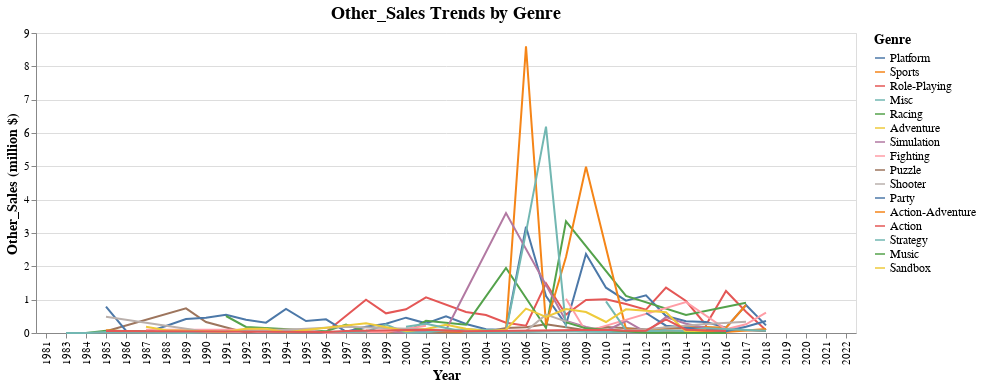

Write notebook code for a chart like this one.
### Code cell
orderr = Nintendo_df.groupby(['Genre'])['Other_Sales'].sum().sort_values(ascending=False).to_frame().index.tolist()

line = alt.Chart(Nintendo_df, title="Other_Sales Trends by Genre").transform_aggregate(
    Other_Sales='sum(Other_Sales)',
    groupby=['Year','Genre']
).mark_line().encode(
    x = alt.X('Year:N'),
    y = alt.Y('Other_Sales:Q', title='Other_Sales (million $)'),
    color = alt.Color('Genre:N', title='Genre', sort=orderr)
)

chart = alt.layer(line).configure_title(fontSize=18, anchor="middle").configure_legend(titleFontSize=14,labelFontSize=12).configure_axis(titleFontSize=14,labelFontSize=11) 

Other_line = chart.encode(
    tooltip=['Year:N','Genre:N','Other_Sales:Q']
)

Other_line

### Figure 1 — Vega-Lite specification as saved in the notebook (floating-point values rounded to 4 significant figures; data arrays with more than 128 entries replaced by an {"elided": "..."} marker saying what was removed)
{"config": {"view": {"continuousWidth": 400, "continuousHeight": 300}, "axis": {"labelFontSize": 11, "titleFontSize": 14}, "legend": {"labelFontSize": 12, "titleFontSize": 14}, "title": {"anchor": "middle", "fontSize": 18}}, "layer": [{"mark": "line", "encoding": {"color": {"field": "Genre", "sort": ["Platform", "Sports", "Role-Playing", "Misc", "Racing", "Adventure", "Simulation", "Fighting", "Puzzle", "Shooter", "Party", "Action-Adventure", "Action", "Strategy", "Music", "Sandbox"], "title": "Genre", "type": "nominal"}, "x": {"field": "Year", "type": "nominal"}, "y": {"field": "Other_Sales", "title": "Other_Sales (million $)", "type": "quantitative"}}, "title": "Other_Sales Trends by Genre", "transform": [{"aggregate": [{"op": "sum", "field": "Other_Sales", "as": "Other_Sales"}], "groupby": ["Year", "Genre"]}]}], "data": {"name": "data-29f84a0e3420e28588728a102ca42ad6"}, "encoding": {"tooltip": [{"field": "Year", "type": "nominal"}, {"field": "Genre", "type": "nominal"}, {"field": "Other_Sales", "type": "quantitative"}]}, "$schema": "https://vega.github.io/schema/vega-lite/v4.17.0.json", "datasets": {"data-29f84a0e3420e28588728a102ca42ad6": {"elided": "532 records"}}}
